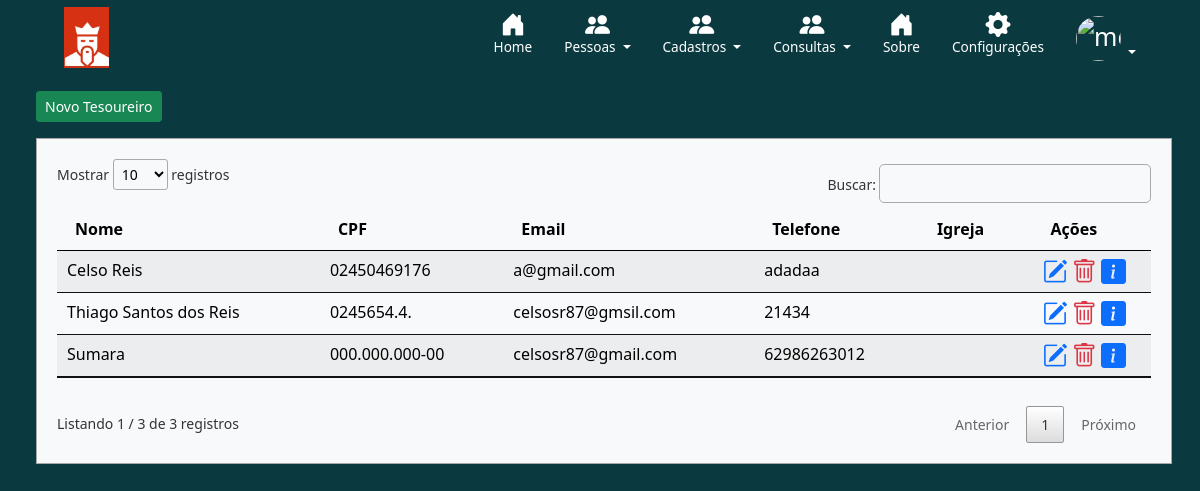
Page /listar/tesoureiro/ (signed in) on the committed database.
### cadastros/models.py (models this page shows, shortened)
class Tesoureiro(models.Model):
    nome = models.CharField(max_length=100, verbose_name='Nome')
    cpf = models.CharField(max_length=20, verbose_name='CPF')
    endereco = models.CharField(max_length=255, verbose_name='Endereço')
    email = models.EmailField(max_length=60, verbose_name='E-mail', blank=True)
    telefone = models.CharField(max_length=20, verbose_name='Telefone')

### cadastros/views.py (the view)
# urls.py: path('listar/tesoureiro/', TesoureiroList.as_view(), name='listar-tesoureiro'),
class TesoureiroList(LoginRequiredMixin, ListView):
    login_url = reverse_lazy('login')
    model = Tesoureiro
    template_name = 'cadastros/listas/formtesoureiro.html'

### cadastros/templates/cadastros/listas/formtesoureiro.html (shortened to what this page needs)
{% extends 'paginas/modelo.html' %}
{% load static %}
{% block dashboard %}
<div class="container-fluid mb-4 mx-4">
    <div class="col-md-12 my-3">
        <a href="{% url 'cadastrar-tesoureiro' %}" type="button" class="btn btn-success btn-sm">Novo Tesoureiro</a>
    </div>
    <div class="tabela bg-light">
            <table id="example" class="table table-striped table-light table-hover my-4 my-4" style="width:100%">
                <thead>
                    <tr>
                        <th>Nome</th>
                        <th>CPF</th>
                        <th class="esc">Email</th>
                        <th class="esc">Telefone</th>
                        <th class="esc">Igreja</th>
                        <th>Ações</th>
                    </tr>
                </thead>
                <tbody>
                    {% for tesoureiro in object_list %}
                    <tr>
                        <td>{{ tesoureiro.nome }}</td>
                        <td>{{ tesoureiro.cpf }}</td>
                        <td class="esc">{{ tesoureiro.email }}</td>
                        <td class="esc">{{ tesoureiro.telefone }}</td>
                        <td class="esc">{{ tesoureiro.igreja }}</td>
                        <td>
                            <a href="{% url 'editar-tesoureiro' tesoureiro.pk %}"  title="Editar Registro">	<i class="bi bi-pencil-square text-primary"></i> </a>
                            <a href="{% url 'excluir-tesoureiro' tesoureiro.pk %}" title="Excluir">	<i class="bi bi-trash text-danger"></i> </a>
                            <a href="#" onclick="dados('{{ tesoureiro.nome }}', '{{ tesoureiro.cpf }}', '{{ tesoureiro.email }}', '{{ tesoureiro.telefone }}', '{{ tesoureiro.endereco }}')" title="Ver Dados">	<i class="bi bi-info-square-fill text-primary"></i> </a>
                        </td>
                    </tr>
                    {% empty %}
                    <tr>
                        <td colspan="3">Nenhum arquivo </td>
                    </tr>
                    {% endfor %}
                </tbody>
            </table>
    </div>
    </div>
{% endblock %}

### static/css/style.css (style rules this page uses)
.tabela { margin-right: 40px; border:solid 1px #a8a8a8; padding:20px; font-size:14px; }
.tabela a { text-decoration: none; }
.bi { vertical-align: -.125em; fill: currentColor; text-align: center; font-size: 25px; }
.background-sistema { background-color: #0A3A40; }
a { text-decoration: none; }
body { color: #000; overflow-x: hidden; height: 100%; background-image: url("https://i.imgur.com/GMmCQHC.png"); background-repeat: no-repeat; background-size: 100% 100% }

### rows in the picture
Tesoureiro: nome "Celso Reis", cpf "02450469176", email "a@gmail.com", telefone "adadaa"
Tesoureiro: nome "Thiago Santos dos Reis", cpf "0245654.4.", email "celsosr87@gmsil.com", telefone "21434"
Tesoureiro: nome "Sumara", cpf "000.000.000-00", email "celsosr87@gmail.com", telefone "62986263012"
